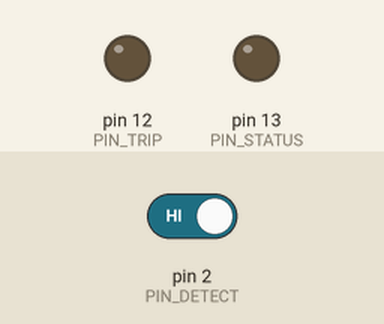
Recording of a sketch running on a simulated Arduino Uno, built with avr-gcc and run on an emulated ATmega328P. Parts: output pins drawn as LEDs (lit = HIGH). The inputs (shaded band) are chosen by the test bench; at power-on: pin 2 (PIN_DETECT) HIGH.

Above: at 1.2 s.
1.3 s: pin 2 (PIN_DETECT) driven LOW
At 2.5 s:
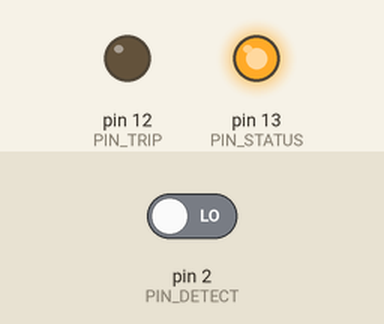
2.8 s: pin 2 (PIN_DETECT) driven HIGH
At 3.8 s:
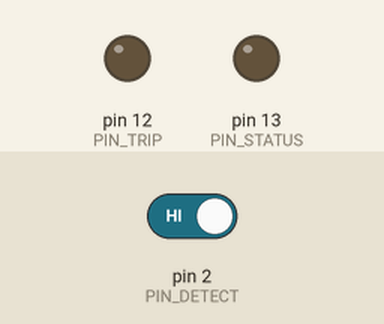
Timing chart, 0 to 5.8 s (numbered marks = the images above; inputs shaded):
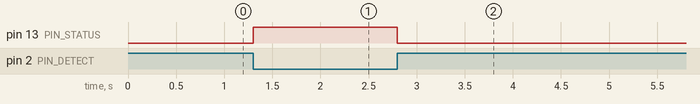

Measured:
- after the input at 1.3 s, pin 13 (PIN_STATUS): LOW → HIGH at once
- after the input at 2.8 s, pin 13 (PIN_STATUS): HIGH → LOW at once

The sketch:

beam_break_test_-_2017-04-11.ino
```cpp
#include <IRremote.h>

#define PIN_IR 3
#define PIN_DETECT 2
#define PIN_STATUS 13
#define PIN_TRIP 12

boolean isTripped = false;
boolean isPreTripNew = false;
boolean isPreTripEnd = false;
unsigned long TripStartTime = 0;
unsigned long TripStopTime = 0;

IRsend irsend;
void setup()
{
  pinMode(PIN_DETECT, INPUT);
  pinMode(PIN_STATUS, OUTPUT);
  pinMode(PIN_TRIP, OUTPUT);
  //irsend.enableIROut(38);
  //irsend.mark(0);
}

void loop() {
  digitalWrite(PIN_STATUS, !digitalRead(PIN_DETECT));

  if(PIN_DETECT == LOW){
    if(isTripped = false){ //might be a new trip.
      if(isPreTripNew = false){
        TripStartTime = micros();
        isPreTripNew = true;
        isPreTripEnd = false;
      }
      else if (isPreTripNew = true){
        if (micros() - TripStartTime >= 50000){ //if at least 1/20 second since trip started.
          isTripped = true;
          isPreTripNew = false;
          digitalWrite(PIN_TRIP,HIGH);
        }
        else{  //not enough time has passed.  could be a false alarm.
          isTripped = false;
        }
      }
    }
  }
  else if (PIN_DETECT == HIGH){
    if (isTripped = true){
      if (isTripped = false){ //might be a new trip.
        if (isPreTripEnd = false){
          TripStopTime = micros();
          isPreTripEnd = true;
          isPreTripNew = false;
        }
      }
      else if (isPreTripEnd = true){
        if (millis() - TripStopTime >= 50000){ //if at least 1/20 second since trip stopped
          isTripped = false;
          isPreTripEnd = false;
          digitalWrite(PIN_TRIP,LOW);
        }
        else{
          isTripped = true;
        }
      }
    }
  }


}
```
